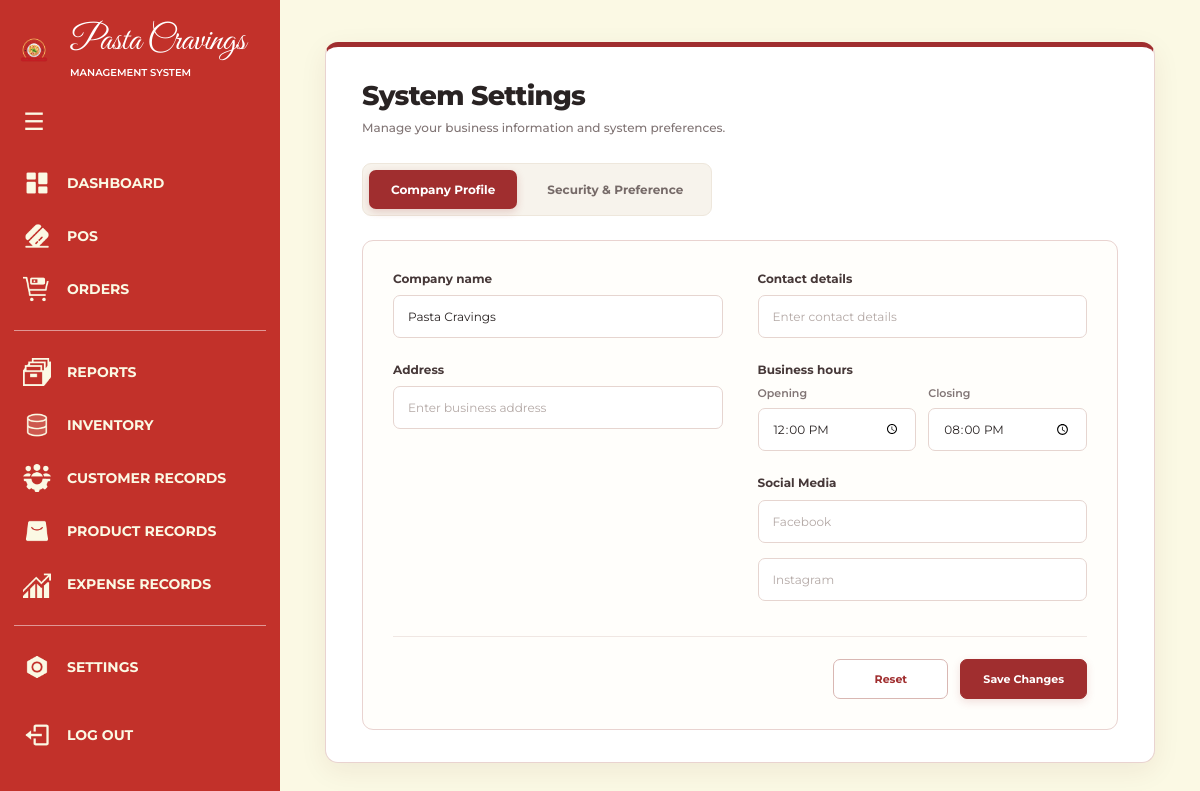
/settings/ (signed in), run on the app's committed database.
### apps/system_settings/models.py (models this page shows, shortened)
class CompanySettings(models.Model):
    company_name = models.CharField(
        max_length=150,
        default="Pasta Cravings"
    )
    contact_details = models.CharField(
        max_length=200,
        blank=True
    )
    opening_time = models.TimeField(
        default=time(12, 0)
    )
    closing_time = models.TimeField(
        default=time(20, 0)
    )
    address = models.CharField(
        max_length=255,
        blank=True
    )
    facebook = models.URLField(blank=True)
    instagram = models.URLField(blank=True)
    updated_at = models.DateTimeField(auto_now=True)
    class Meta:
        verbose_name = "Company Settings"
        verbose_name_plural = "Company Settings"

### apps/system_settings/views.py (the view)
# urls.py: path("", views.settings_view, name="settings"),
@admin_required
def settings_view(request):
    company_settings, created = CompanySettings.objects.get_or_create(
        pk=1,
        defaults={
            "company_name": "Pasta Cravings",
        }
    )
    if request.method == "POST":
        form = CompanySettingsForm(
            request.POST,
            instance=company_settings
        )
        if form.is_valid():
            form.save()
            return redirect("system_settings:settings")
    else:
        form = CompanySettingsForm(instance=company_settings)
    return render(request, "settings.html", {
        "form": form,
        "company_settings": company_settings,
    })

### apps/system_settings/forms.py
class CompanySettingsForm(forms.ModelForm):
    class Meta:
        model = CompanySettings
        fields = [
            "company_name",
            "contact_details",
            "opening_time",
            "closing_time",
            "address",
            "facebook",
            "instagram",
        ]
        widgets = {
            "company_name": forms.TextInput(attrs={
                "placeholder": "Company name",
            }),
            "contact_details": forms.TextInput(attrs={
                "placeholder": "Enter contact details",
            }),
            "opening_time": forms.TimeInput(attrs={
                "type": "time",
            }),
            "closing_time": forms.TimeInput(attrs={
                "type": "time",
            }),
            "address": forms.TextInput(attrs={
                "placeholder": "Enter business address",
            }),
            "facebook": forms.URLInput(attrs={
                "placeholder": "Facebook",
            }),
            "instagram": forms.URLInput(attrs={
                "placeholder": "Instagram",
            }),
        }

### apps/accounts/views.py (called while the page is built)
def admin_required(view_func):
    return user_passes_test(
        lambda user: user.is_superuser,
        login_url="pos:pos"
    )(view_func)

### templates/settings.html (shortened to what this page needs)
{% extends "base.html" %}
{% load static %}
{% block navbar %}
    {% include "components/navbar_database.html" %}
{% endblock %}
{% block extra_css %}
<link rel="stylesheet" href="{% static 'css/settings.css' %}">
{% endblock %}
{% block content %}
<div class="settings-layout">
    <main class="settings-main">
        <div class="settings-container">
            <h1>System Settings</h1>
            <div class="settings-tabs">
                <button type="button"
                        class="tab-button active"
                        onclick="showTab('company', this)">
                    Company Profile
                </button>
                <button type="button"
                        class="tab-button"
                        onclick="showTab('security', this)">
                    Security &amp; Preference
                </button>
            </div>
            <div class="tab-content active" id="company">
                <form class="company-form" method="POST">
                    <div class="company-grid">
                        <div class="form-column">
                            <div class="form-group">
                                <label for="{{ form.company_name.id_for_label }}">
                                    Company name
                                </label>
                                {{ form.company_name }}
                            </div>
                            <div class="form-group">
                                <label for="{{ form.address.id_for_label }}">
                                    Address
                                </label>
                                {{ form.address }}
                            </div>
                        </div>
                        <div class="form-column">
                            <div class="form-group">
                                <label for="{{ form.contact_details.id_for_label }}">
                                    Contact details
                                </label>
                                {{ form.contact_details }}
                            </div>
                            <div class="form-group">
                                <label>Business hours</label>
                                <div class="time-fields">
                                    <div>
                                        <label for="{{ form.opening_time.id_for_label }}">
                                            Opening
                                        </label>
                                        {{ form.opening_time }}
                                    </div>
                                    <div>
                                        <label for="{{ form.closing_time.id_for_label }}">
                                            Closing
                                        </label>
                                        {{ form.closing_time }}
                                    </div>
                                </div>
                            </div>
                            <div class="form-group social-group">
                                <label for="{{ form.facebook.id_for_label }}">
                                    Social Media
                                </label>
                                {{ form.facebook }}
                                {{ form.instagram }}
                            </div>
                        </div>
                    </div>
                    <div class="form-actions">
                        <button type="reset" class="reset-button">
                            Reset
                        </button>
                        <button type="submit" class="save-button">
                            Save Changes
                        </button>
                    </div>
                </form>
            </div>
        </div>
    </main>
</div>
{% endblock %}

### static/css/settings.css (style rules this page uses)
:root { --cream: #FBF9E4; --red: #A02E2F; --red-dark: #812324; --red-light: #FCEDEC; --border: #E9D3D0; --text: #292323; --muted: #817575; --white: #FFFFFF; }
* { box-sizing: border-box; }
.settings-layout { width: calc(100% - 78px); min-height: 100vh; margin-left: 78px; background: var(--cream); font-family: 'Montserrat', sans-serif; color: var(--text); transition: margin-left .3s ease, width .3s ease; }
.settings-main { min-height: 100vh; padding: 42px 45px; display: flex; justify-content: center; align-items: flex-start; }
.settings-container { width: 100%; max-width: 1100px; padding: 32px 36px; background: var(--white); border: 1px solid var(--border); border-top: 5px solid var(--red); border-radius: 13px; box-shadow: 0 8px 28px rgba(80, 35, 35, .07); }
.settings-container h1 { margin: 0 0 8px; font-size: 27px; font-weight: 800; letter-spacing: -.7px; color: var(--text); }
.settings-container h1::after { content: "Manage your business information and system preferences."; display: block; margin-top: 8px; color: var(--muted); font-size: 12px; font-weight: 500; letter-spacing: 0; }
.settings-tabs { display: flex; align-items: center; gap: 8px; margin: 28px 0 24px; padding: 6px; width: fit-content; max-width: 100%; background: #F7F3EC; border: 1px solid #EEE7DC; border-radius: 9px; }
.tab-button { position: relative; padding: 12px 22px; border: none; border-radius: 7px; background: transparent; color: #766A68; font-family: inherit; font-size: 12px; font-weight: 700; white-space: nowrap; cursor: pointer; transition: .2s ease; }
.tab-button.active { background: var(--red); color: white; box-shadow: 0 3px 8px rgba(160, 46, 47, .2); }
.tab-button.active::after { display: none; }
.tab-content { display: none; animation: settingsFade .25s ease; }
.tab-content.active { display: block; }
.company-form { padding: 30px; background: #FFFEFB; border: 1px solid var(--border); border-radius: 11px; }
.company-grid { display: grid; grid-template-columns: 1fr 1fr; gap: 35px; }
.form-column { min-width: 0; display: flex; flex-direction: column; gap: 24px; }
.form-group { display: flex; flex-direction: column; gap: 9px; }
.form-group label { color: #463838; font-size: 12px; font-weight: 700; }
.form-group input { width: 100%; height: 43px; padding: 0 14px; border: 1px solid #E6D5D0; border-radius: 7px; outline: none; background: white; color: var(--text); font-family: inherit; font-size: 12px; transition: .2s ease; }
.form-group input::placeholder { color: #B4A9A6; }
.time-fields { display: grid; grid-template-columns: 1fr 1fr; gap: 12px; }
.time-fields > div { min-width: 0; display: flex; flex-direction: column; gap: 8px; }
.time-fields > div > label { color: var(--muted); font-size: 11px; font-weight: 600; }
.social-group { gap: 10px; }
.social-group input + input { margin-top: 5px; }
.form-actions { display: flex; justify-content: flex-end; gap: 12px; margin-top: 35px; padding-top: 22px; border-top: 1px solid #F0E7E3; }
.reset-button, .save-button { min-width: 115px; padding: 12px 22px; border-radius: 7px; font-family: inherit; font-size: 11px; font-weight: 700; cursor: pointer; transition: .2s ease; }
.reset-button { background: white; color: var(--red); border: 1px solid #D9B7B3; }
.save-button { background: var(--red); color: white; border: 1px solid var(--red); box-shadow: 0 3px 8px rgba(160, 46, 47, .15); }
html, body { margin: 0; padding: 0; background: #FBF9E4; }
.settings-layout { border: none; outline: none; }
.settings-main { border: none; outline: none; }
.settings-container { outline: none; }

### static/css/components/navbar_database.css (style rules this page uses)
* { box-sizing: border-box; }

### data on the page
CompanySettings: company_name "Pasta Cravings", opening_time "12:00:00", closing_time "20:00:00"
